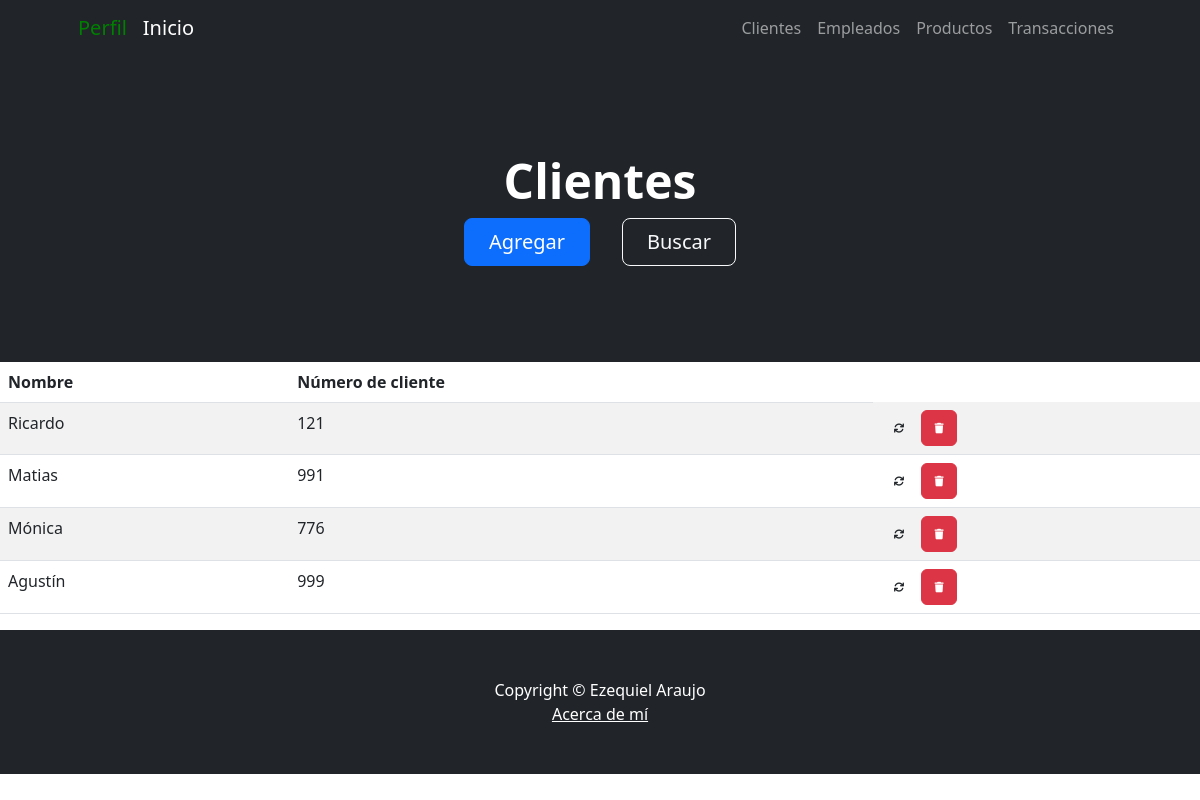
/clientes/ (signed in), run on the app's committed database.
### aplicacion/models.py (models this page shows, shortened)
class Cliente(models.Model):
    nombre = models.CharField(max_length=50)
    numero = models.IntegerField()

### aplicacion/views.py (the view)
# urls.py: path('clientes/', ClienteList.as_view() , name = "clientes"),
class ClienteList(LoginRequiredMixin, ListView):
    model = Cliente

### aplicacion/templates/aplicacion/cliente_list.html (shortened to what this page needs)
{% extends "aplicacion/index.html" %}
{%block titulo%}
<h1 class="display-5 fw-bolder text-white mb-2">Clientes</h1>
{%endblock titulo%}
{%block boton%}
<div class="d-grid gap-3 d-sm-flex justify-content-sm-center">
    <a class="btn btn-primary btn-lg px-4 me-sm-3" href="{% url 'clientes_create' %}">Agregar</a>
    <a class="btn btn-outline-light btn-lg px-4" href="{% url 'clientes_s' %}">Buscar</a>
</div>
{%endblock boton%}
{%block cuerpo%}
<table class="table table-striped">
    <thead>
        <tr>
            <th>Nombre</th>
            <th>Número de cliente</th>
        </tr>
    </thead>
    <tbody>
    {% for c in cliente_list  %}
        <tr>
            <td>{{ c.nombre }}</td>
            <td>{{ c.numero }}</td>
            <td>
                <a
                  href="{% url 'clientes_u' c.id %}"
                  class="btn btn-default"
                  style="--bs-btn-padding-y: .5rem; --bs-btn-padding-x: .75rem; --bs-btn-font-size: .75rem;"
                  >
                </a>
                <a
                  href="{% url 'clientes_d' c.id %}"
                  class="btn btn-danger"
                  style="--bs-btn-padding-y: .5rem; --bs-btn-padding-x: .75rem; --bs-btn-font-size: .75rem;"
                  >
        </tr>
    {% endfor %}
    </tbody>
</table>
{%endblock cuerpo%}

### data on the page
Cliente: nombre "Ricardo", numero "121"
Cliente: nombre "Matias", numero "991"
Cliente: nombre "Mónica", numero "776"
Cliente: nombre "Agustín", numero "999"
